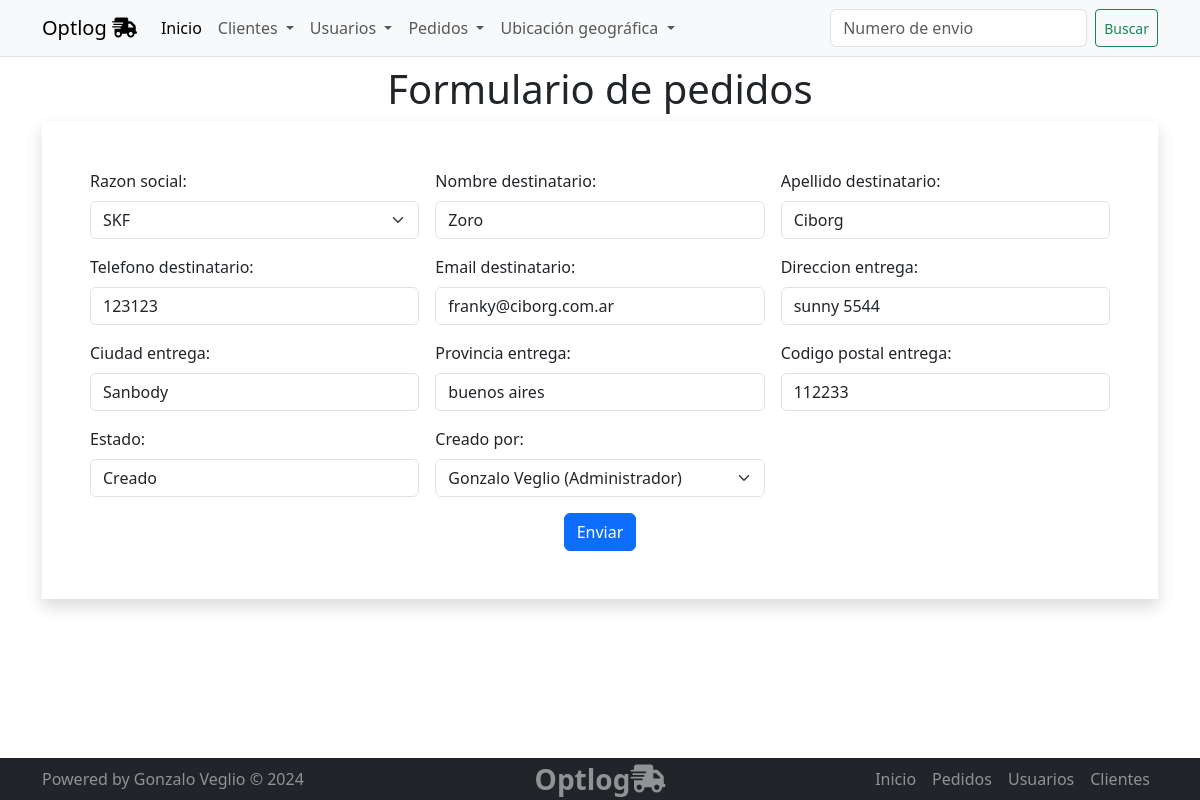
The app's page /pedidos/pedido/update/1 with its own data.
### clientes/models.py (models this page shows)
class Cliente(models.Model):
    razon_social = models.CharField(max_length=100)
    email = models.EmailField()
    telefono = models.CharField(max_length=20, blank=True,  null=True)
    direccion = models.CharField(max_length=200, blank=True,  null=True)
    provincia = models.ForeignKey(Provincia, on_delete=models.SET_NULL, null=True)
    localidad = models.ForeignKey(Localidad, on_delete=models.SET_NULL, null=True)
    def __str__(self):
        return f"{self.razon_social}"

### pedidos/models.py (models this page shows, shortened)
class Pedido(models.Model):
    class Estado(models.TextChoices):
        CREADO = 'Creado', 'Creado'
        RECIBIDO = 'Recibido', 'Recibido'
        EN_CAMINO = 'En camino', 'En camino'
        ENTREGADO = 'Entregado', 'Entregado'
    razon_social = models.ForeignKey(Cliente, on_delete=models.CASCADE)
    nombre_destinatario = models.CharField(max_length=100)
    apellido_destinatario = models.CharField(max_length=100)
    telefono_destinatario = models.CharField(max_length=20)
    email_destinatario = models.EmailField()
    direccion_entrega = models.CharField(max_length=200)
    ciudad_entrega = models.CharField(max_length=100)
    provincia_entrega = models.CharField(max_length=100)
    codigo_postal_entrega = models.CharField(max_length=20)
    estado = models.CharField(max_length=20, choices=Estado.choices, default=Estado.CREADO)
    creado_por = models.ForeignKey(Usuario, on_delete=models.SET_NULL, null=True)
    fecha_creacion = models.DateTimeField(auto_now_add=True)

### pedidos/views.py (the view)
# urls.py: path('pedido/update/<int:pk>', views.pedido_update, name='pedido_update'),
def pedido_update(request, pk: int):
    query = Pedido.objects.get(id=pk)
    if request.method == 'GET':
        form = PedidoForm(instance=query)
    if request.method == 'POST':
        form = PedidoForm(request.POST, instance=query)
        if form.is_valid():
            form.save()
            return redirect('pedidos:pedido_list')
    return render(request, 'pedidos/pedido_create.html', {'form': form})

### pedidos/forms.py
class PedidoForm(forms.ModelForm):
      class Meta:
        model = Pedido
        fields = "__all__"
        widgets = {
            'razon_social': forms.Select(attrs={'class': 'form-select mt-2'}),
            'nombre_destinatario': forms.TextInput(attrs={'class': 'form-control mt-2'}),
            'apellido_destinatario': forms.TextInput(attrs={'class': 'form-control mt-2'}),
            'telefono_destinatario': forms.TextInput(attrs={'class': 'form-control mt-2'}),
            'email_destinatario': forms.EmailInput(attrs={'class': 'form-control mt-2'}),
            'direccion_entrega': forms.TextInput(attrs={'class': 'form-control mt-2'}),
            'ciudad_entrega': forms.TextInput(attrs={'class': 'form-control mt-2'}),
            'provincia_entrega': forms.TextInput(attrs={'class': 'form-control mt-2'}),
            'codigo_postal_entrega': forms.TextInput(attrs={'class': 'form-control mt-2'}),
            'estado': forms.TextInput(attrs={'class': 'form-control mt-2'}),
            'creado_por': forms.Select(attrs={'class': 'form-select mt-2'}),
         }

### usuarios/models.py (called while the page is built)
    def __str__(self):
        return f"{self.nombre} {self.apellido} ({self.username})"

### pedidos/templates/pedidos/pedido_create.html (shortened to what this page needs)
{% extends 'core/base.html' %}
{% block main %}
<section class="container">
  <h1 class="text-center">
    Formulario de pedidos
  </h1>
<div class="p-5 mb-3 shadow">
  <form method="post">
    <div class="row g-3">
      <div class="col-12 col-md-4">
        <div class="form-group">
          {{ form.razon_social.label_tag }}
          {{ form.razon_social }}
        </div>
      </div>
      <div class="col-12 col-md-4">
        <div class="form-group">
          {{ form.nombre_destinatario.label_tag }}
          {{ form.nombre_destinatario }}
        </div>
      </div>
      <div class="col-12 col-md-4">
        <div class="form-group">
          {{ form.apellido_destinatario.label_tag }}
          {{ form.apellido_destinatario }}
        </div>
      </div>
      <div class="col-12 col-md-4">
        <div class="form-group">
          {{ form.telefono_destinatario.label_tag }}
          {{ form.telefono_destinatario }}
        </div>
      </div>
    <div class="col-12 col-md-4">
        <div class="form-group">
            {{ form.email_destinatario.label_tag }}
            {{ form.email_destinatario }}
        </div>
    </div>
    <div class="col-12 col-md-4">
        <div class="form-group">
            {{ form.direccion_entrega.label_tag }}
            {{ form.direccion_entrega }}
        </div>
    </div>
    <div class="col-12 col-md-4">
        <div class="form-group">
            {{ form.ciudad_entrega.label_tag }}
            {{ form.ciudad_entrega }}
        </div>
    </div>
    <div class="col-12 col-md-4">
      <div class="form-group">
        {{ form.provincia_entrega.label_tag }}
        {{ form.provincia_entrega }}
      </div>
    </div>
    <div class="col-12 col-md-4">
        <div class="form-group">
            {{ form.codigo_postal_entrega.label_tag }}
            {{ form.codigo_postal_entrega }}
        </div>
    </div>
    <div class="col-12 col-md-4">
        <div class="form-group">
            {{ form.estado.label_tag }}
            {{ form.estado }}
        </div>
    </div>
    <div class="col-12 col-md-4">
      <div class="form-group">
        {{ form.creado_por.label_tag }}
        {{ form.creado_por }}
      </div>
    </div>
</div>
<div class="row mt-3">
  <div class="col-md-12 text-center">
    <button class="btn btn-primary" type="submit">Enviar</button>
  </div>
</div>
</form>
</div>
</section>
{% endblock main %}

### records on screen
Cliente: razon_social "SKF"
Pedido: nombre_destinatario "Zoro", apellido_destinatario "Ciborg", telefono_destinatario "123123", email_destinatario "franky@ciborg.com.ar", direccion_entrega "sunny 5544", ciudad_entrega "Sanbody", provincia_entrega "buenos aires", codigo_postal_entrega "112233", estado "Creado", creado_por "Gonzalo Veglio (Administrador)"
